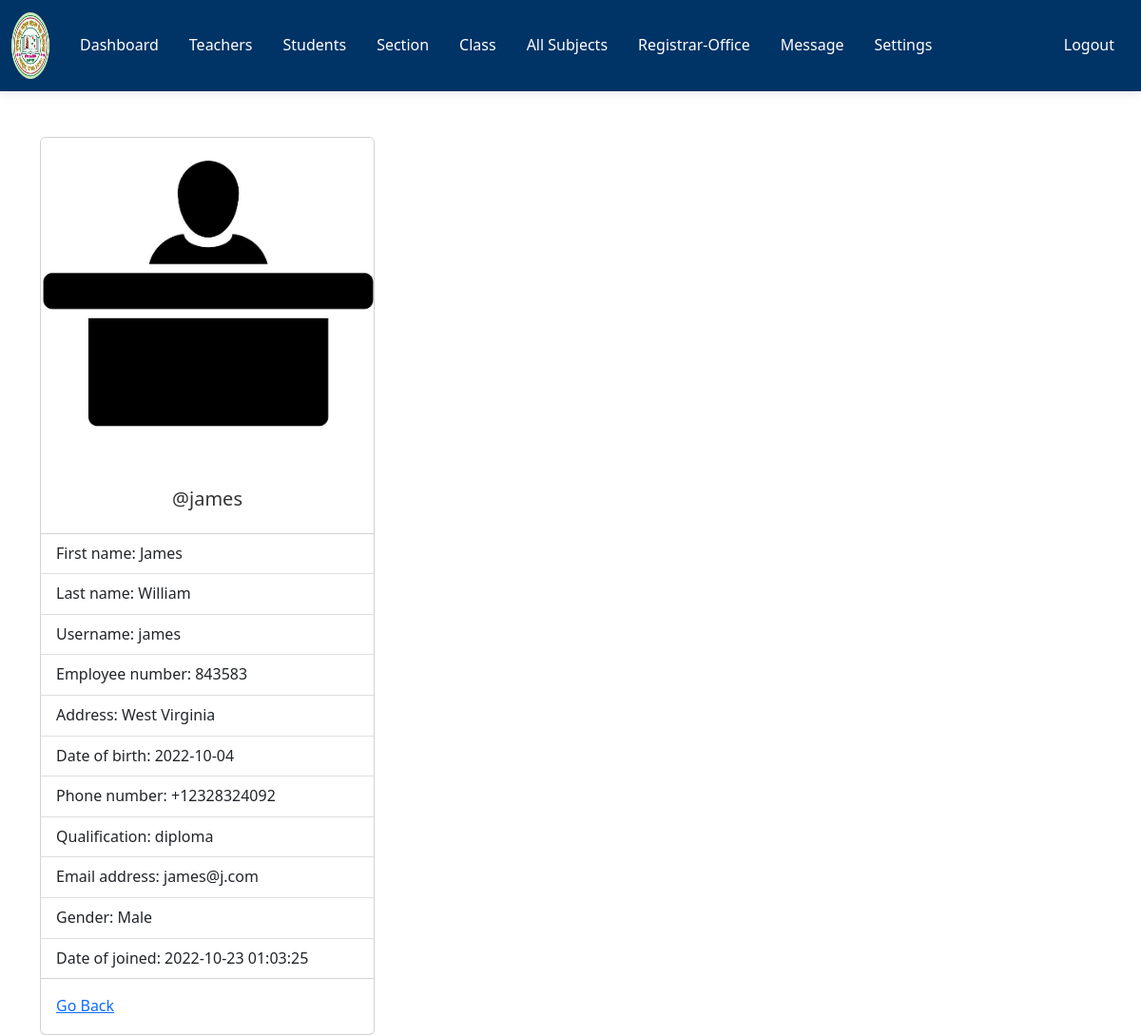
Page /admin/registrar-office-view.php?r_user_id=1 (signed in) on the committed database.
### tables this page shows
CREATE TABLE `registrar_office` (
  `r_user_id` int(11) NOT NULL,
  `username` varchar(127) NOT NULL,
  `password` varchar(255) NOT NULL,
  `fname` varchar(31) NOT NULL,
  `lname` varchar(31) NOT NULL,
  `address` varchar(31) NOT NULL,
  `employee_number` int(11) NOT NULL,
  `date_of_birth` date NOT NULL,
  `phone_number` varchar(31) NOT NULL,
  `qualification` varchar(31) NOT NULL,
  `gender` varchar(7) NOT NULL,
  `email_address` varchar(255) NOT NULL,
  `date_of_joined` datetime NOT NULL DEFAULT current_timestamp()
);

### admin/data/registrar_office.php (called while the page is built, shortened)
<?php
function getR_usersById($r_user_id, $conn){
   $sql = "SELECT * FROM registrar_office
           WHERE r_user_id=?";
   $stmt = $conn->prepare($sql);
   $stmt->execute([$r_user_id]);
   if ($stmt->rowCount() == 1) {
     $teacher = $stmt->fetch();
     return $teacher;
   }else {
    return 0;
   }
}

### admin/registrar-office-view.php (the view, shortened to what this page needs)
<?php
if (isset($_SESSION['admin_id']) &&
    isset($_SESSION['role'])) {
    if ($_SESSION['role'] == 'Admin') {
       include "../DB_connection.php";
       include "data/registrar_office.php";
       if(isset($_GET['r_user_id'])){
       $r_user_id = $_GET['r_user_id'];
       $r_user = getR_usersById($r_user_id,$conn);
 ?>
<!DOCTYPE html>
<html lang="en">
<head>
	<link rel="stylesheet" href="https://cdn.jsdelivr.net/npm/bootstrap@5.2.0/dist/css/bootstrap.min.css">
	<link rel="stylesheet" href="../css/style.css">
  <link rel="stylesheet" href="https://cdnjs.cloudflare.com/ajax/libs/font-awesome/4.7.0/css/font-awesome.min.css">
</head>
<body>
    <?php
        include "inc/navbar.php";
        if ($r_user != 0) {
     ?>
     <div class="container mt-5">
         <div class="card" style="width: 22rem;">
          <img src="../img/registrar-office-<?=$r_user['gender']?>.jpg" class="card-img-top" alt="...">
          <div class="card-body">
            <h5 class="card-title text-center">@<?=$r_user['username']?></h5>
          </div>
          <ul class="list-group list-group-flush">
            <li class="list-group-item">First name: <?=$r_user['fname']?></li>
            <li class="list-group-item">Last name: <?=$r_user['lname']?></li>
            <li class="list-group-item">Username: <?=$r_user['username']?></li>
            <li class="list-group-item">Employee number: <?=$r_user['employee_number']?></li>
            <li class="list-group-item">Address: <?=$r_user['address']?></li>
            <li class="list-group-item">Date of birth: <?=$r_user['date_of_birth']?></li>
            <li class="list-group-item">Phone number: <?=$r_user['phone_number']?></li>
            <li class="list-group-item">Qualification: <?=$r_user['qualification']?></li>
            <li class="list-group-item">Email address: <?=$r_user['email_address']?></li>
            <li class="list-group-item">Gender: <?=$r_user['gender']?></li>
            <li class="list-group-item">Date of joined: <?=$r_user['date_of_joined']?></li>
          </ul>
          <div class="card-body">
            <a href="registrar-office.php" class="card-link">Go Back</a>
          </div>
        </div>
     </div>
     <?php
        }else {
          header("Location: registrar-office.php");
          exit;
        }
     ?>
</body>
</html>
<?php
    }else {
        header("Location: registrar-office.php");
        exit;
    }
  }else {
    header("Location: ../login.php");
    exit;
  }
}else {
	header("Location: ../login.php");
	exit;
}
?>

### admin/inc/navbar.php (shortened to what this page needs)
<nav class="navbar navbar-expand-lg navbar-dark bg-dark">
  <div class="container-fluid">
    <a class="navbar-brand" href="index.php">
      <img src="../logo.png" width="40">
    </a>
    <div class="collapse navbar-collapse" id="navbarSupportedContent">
      <ul class="navbar-nav me-auto mb-2 mb-lg-0"
          id="navLinks">
        <li class="nav-item">
          <a class="nav-link"
             aria-current="page"
             href="index.php">Dashboard</a>
        </li>
        <li class="nav-item">
          <a class="nav-link" href="teacher.php">Teachers</a>
        </li>
        <li class="nav-item">
          <a class="nav-link" href="student.php">Students</a>
        </li>
        <li class="nav-item">
          <a class="nav-link" href="section.php">Section</a>
        </li>
        <li class="nav-item">
          <a class="nav-link" href="class.php">Class</a>
        </li>
        <li class="nav-item">
          <a class="nav-link" href="course.php">All Subjects</a>
        </li>
        <li class="nav-item">
          <a class="nav-link" href="registrar-office.php">Registrar-Office</a>
        </li>
        <li class="nav-item">
          <a class="nav-link" href="message.php">Message</a>
        </li>
        <li class="nav-item">
          <a class="nav-link" href="settings.php">Settings</a>
        </li>
      </ul>
      <ul class="navbar-nav me-right mb-2 mb-lg-0">
        <li class="nav-item">
          <a class="nav-link" href="../logout.php">Logout</a>
        </li>
      </ul>
  </div>
    </div>
</nav>

### css/style.css (style rules this page uses)
:root { --primary-color: #003366; --secondary-color: #ff6600; --light-color: #f8f9fa; --dark-color: #343a40; --transition-speed: 0.4s; }
body { font-family: 'Poppins', 'Segoe UI', Tahoma, Geneva, Verdana, sans-serif; line-height: 1.6; color: #333; overflow-x: hidden; }
html { scroll-behavior: smooth; }
.navbar { background-color: var(--primary-color) !important; padding: 0.5rem 0; transition: all var(--transition-speed) ease; box-shadow: 0 2px 10px rgba(0, 0, 0, 0.1); }
.navbar-brand img { height: 70px; transition: all var(--transition-speed) ease; }
.nav-link { color: white !important; font-weight: 500; padding: 0.5rem 1rem !important; position: relative; transition: all var(--transition-speed) ease; }
.nav-link::after { content: ''; position: absolute; width: 0; height: 2px; bottom: 0; left: 0; background-color: var(--secondary-color); transition: width var(--transition-speed) ease; }

### rows in the picture
registrar_office: gender (picture), username "james", fname "James", lname "William", employee_number "843583", address "West Virginia", date_of_birth "2022-10-04", phone_number "+12328324092", qualification "diploma", email_address "james@j.com", gender "Male", date_of_joined "2022-10-23 01:03:25"
